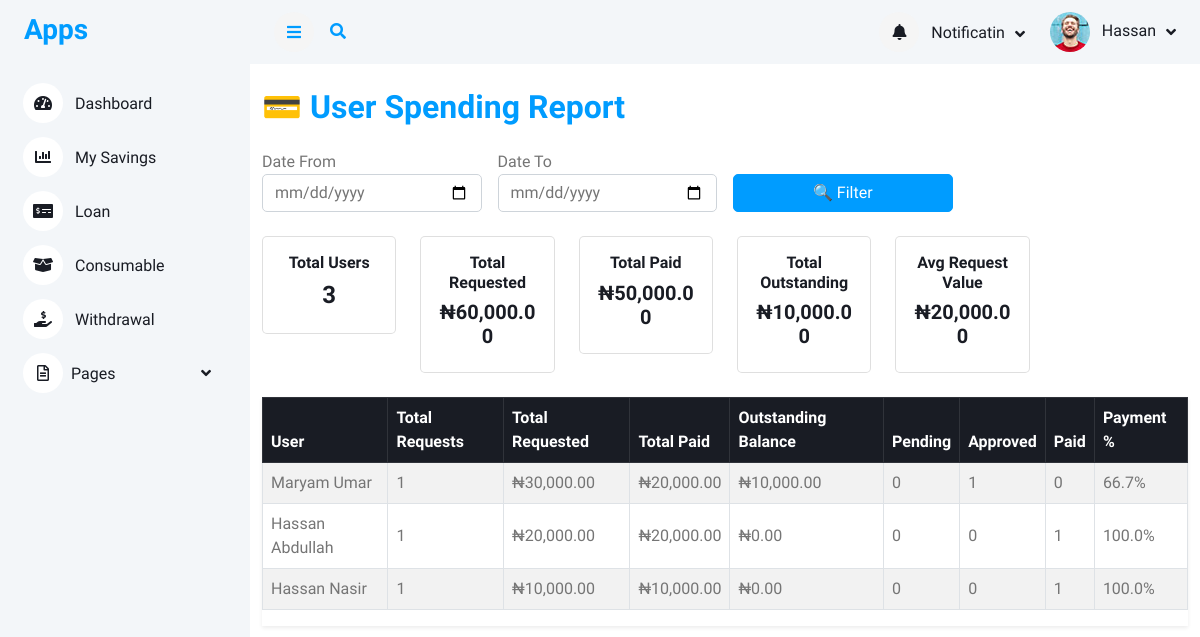
Before: /report/user_spending_report (signed in) with the older database file.
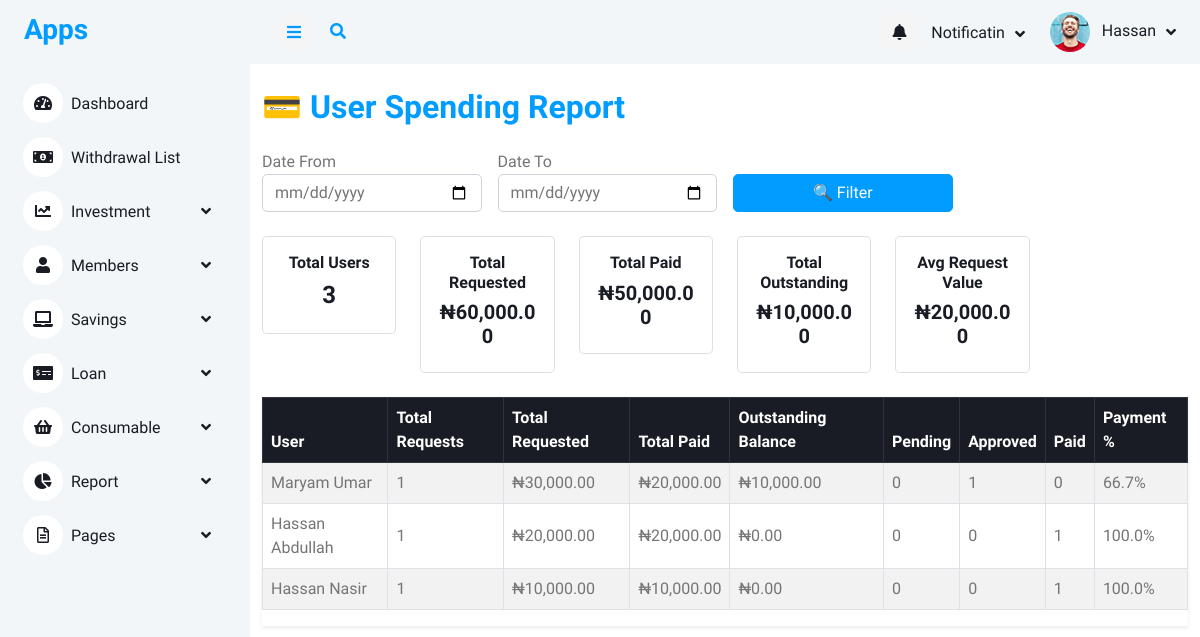
After: the same page with the newer database file.
### report/views.py (the view)
# urls.py: path('user_spending_report',views.user_spending_report,name='user_spending_report'),
@login_required
def user_spending_report(request):
    date_from = request.GET.get('date_from')
    date_to = request.GET.get('date_to')
    queryset = User.objects.all()
    user_spending = []
    for user in queryset:
        user_requests = ConsumableRequest.objects.filter(user=user)
        if date_from:
            user_requests = user_requests.filter(date_created__gte=date_from)
        if date_to:
            user_requests = user_requests.filter(date_created__lte=date_to)
        total_requested = sum(req.calculate_total_price() for req in user_requests)
        total_paid = sum(req.total_paid() for req in user_requests)
        outstanding_balance = total_requested - total_paid
        if total_requested > 0:  # Only include users with requests
            user_spending.append({
                'user': user,
                'total_requests': user_requests.count(),
                'total_requested': total_requested,
                'total_paid': total_paid,
                'outstanding_balance': outstanding_balance,
                'pending_requests': user_requests.filter(status='Pending').count(),
                'approved_requests': user_requests.filter(status='Approved').count(),
                'paid_requests': user_requests.filter(status='Paid').count(),
                'payment_completion_rate': (total_paid / total_requested * 100) if total_requested > 0 else 0
            })
    user_spending.sort(key=lambda x: x['total_requested'], reverse=True)
    totals = {
        'total_users': len(user_spending),
        'total_requested': sum(u['total_requested'] for u in user_spending),
        'total_paid': sum(u['total_paid'] for u in user_spending),
        'total_outstanding': sum(u['outstanding_balance'] for u in user_spending),
        'avg_request_value': sum(u['total_requested'] for u in user_spending) / len(user_spending) if user_spending else 0
    }
    context = {
        'user_spending': user_spending,
        'totals': totals,
        'filters': {
            'date_from': date_from,
            'date_to': date_to
        }
    }
    return render(request, 'reports/user_spending_report.html', context)

### consumable/models.py (called while the page is built)
    def calculate_total_price(self):
        return sum(detail.total_price for detail in self.details.all())

    def total_paid(self):
        return self.repayments.aggregate(total=Sum('amount_paid'))['total'] or 0

    @property
    def total_price(self):
        return self.quantity * self.item_price

### templates/reports/user_spending_report.html (shortened to what this page needs)
{% extends "base/base.html" %}
{% load humanize %}
{% block content %}
<div class="container-fluid py-4">
    <h2 class="text-primary mb-4">💳 User Spending Report</h2>
    <form method="get" class="row g-3 align-items-end mb-4">
        <div class="col-md-3">
            <label for="date_from">Date From</label>
            <input type="date" id="date_from" name="date_from" class="form-control" value="{{ filters.date_from }}">
        </div>
        <div class="col-md-3">
            <label for="date_to">Date To</label>
            <input type="date" id="date_to" name="date_to" class="form-control" value="{{ filters.date_to }}">
        </div>
        <div class="col-md-3">
            <button type="submit" class="btn btn-primary w-100">🔍 Filter</button>
        </div>
    </form>
    <div class="row mb-4">
        <div class="col-md-2">
            <div class="card text-center">
                <div class="card-body">
                    <h6>Total Users</h6>
                    <h4>{{ totals.total_users }}</h4>
                </div>
            </div>
        </div>
        <div class="col-md-2 text-success">
            <div class="card text-center">
                <div class="card-body">
                    <h6>Total Requested</h6>
                    <h5>₦{{ totals.total_requested|floatformat:2|intcomma }}</h5>
                </div>
            </div>
        </div>
        <div class="col-md-2 text-info">
            <div class="card text-center">
                <div class="card-body">
                    <h6>Total Paid</h6>
                    <h5>₦{{ totals.total_paid|floatformat:2|intcomma }}</h5>
                </div>
            </div>
        </div>
        <div class="col-md-2 text-danger">
            <div class="card text-center">
                <div class="card-body">
                    <h6>Total Outstanding</h6>
                    <h5>₦{{ totals.total_outstanding|floatformat:2|intcomma }}</h5>
                </div>
            </div>
        </div>
        <div class="col-md-2 text-muted">
            <div class="card text-center">
                <div class="card-body">
                    <h6>Avg Request Value</h6>
                    <h5>₦{{ totals.avg_request_value|floatformat:2|intcomma }}</h5>
                </div>
            </div>
        </div>
    </div>
    <div class="table-responsive shadow-sm">
        <table class="table table-striped table-bordered table-hover align-middle">
            <thead class="table-dark">
                <tr>
                    <th>User</th>
                    <th>Total Requests</th>
                    <th>Total Requested</th>
                    <th>Total Paid</th>
                    <th>Outstanding Balance</th>
                    <th>Pending</th>
                    <th>Approved</th>
                    <th>Paid</th>
                    <th>Payment %</th>
                </tr>
            </thead>
            <tbody>
                {% for u in user_spending %}
                <tr>
                    <td>{{ u.user.get_full_name|default:u.user.username }}</td>
                    <td>{{ u.total_requests }}</td>
                    <td>₦{{ u.total_requested|floatformat:2|intcomma }}</td>
                    <td>₦{{ u.total_paid|floatformat:2|intcomma }}</td>
                    <td>₦{{ u.outstanding_balance|floatformat:2|intcomma }}</td>
                    <td>{{ u.pending_requests }}</td>
                    <td>{{ u.approved_requests }}</td>
                    <td>{{ u.paid_requests }}</td>
                    <td>{{ u.payment_completion_rate|floatformat:1 }}%</td>
                </tr>
                {% empty %}
                <tr>
                    <td colspan="9" class="text-center text-muted">No spending data found for the selected period.</td>
                </tr>
                {% endfor %}
            </tbody>
        </table>
    </div>
</div>
{% endblock %}

Changed rows visible on the page:
changed User "Hassan Abdullah": group_id 2 → 3 (drawn)
Other visible differences:
text no longer shown: "My Savings Withdrawal"
text now shown: "Withdrawal List Investment Members Savings Report"
